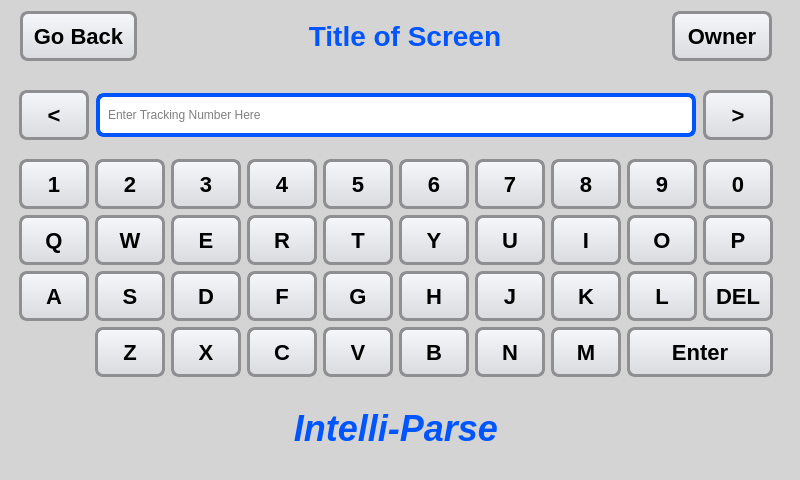
<?xml version="1.0" encoding="UTF-8"?>
<ui version="4.0">
 <class>MainWindow</class>
 <widget class="QMainWindow" name="MainWindow">
  <property name="geometry">
   <rect>
    <x>0</x>
    <y>0</y>
    <width>800</width>
    <height>480</height>
   </rect>
  </property>
  <property name="sizePolicy">
   <sizepolicy hsizetype="Fixed" vsizetype="Fixed">
    <horstretch>0</horstretch>
    <verstretch>0</verstretch>
   </sizepolicy>
  </property>
  <property name="minimumSize">
   <size>
    <width>800</width>
    <height>480</height>
   </size>
  </property>
  <property name="maximumSize">
   <size>
    <width>800</width>
    <height>480</height>
   </size>
  </property>
  <property name="windowTitle">
   <string>Intelli-Parse</string>
  </property>
  <property name="styleSheet">
   <string notr="true">QLabel {
	font: bold 28px Arial;
	background: transparent;
	color: #0055ff;
}
QLabel#Title {
	font: bold italic 36px Arial;
	color: #0055ff; /*Blue to use*/
}

QWidget {
	background: #d4d4d4;
}

/*****Pushbutton****/

QPushButton {
	font: bold 22px Arial;
	color: black;
    border: 3px solid #8f8f91;
    border-radius: 8px;
    padding-left: 10px;
    padding-right: 10px;
    background-color: qlineargradient(x1: 0, y1: 0, x2: 0, y2: 1, stop: 0 #f6f7fa, stop: 1 #dadbde);
    min-width: 74px;   /* 6 less because of the padding*/
    min-height: 44px; /* 6 less because of the padding*/
}

QPushButton:hover, QPushButton:focus {
	color: black;
    border: 3px solid red;
    background-color: qlineargradient(x1: 0, y1: 0, x2: 0, y2: 1, stop: 0 #f6f7fa, stop: 1 #dadbde);
}

QPushButton:pressed {
	color: white;
	border: 3px solid #8f8f91;
    background-color: qlineargradient(x1: 0, y1: 0, x2: 0, y2: 1, stop: 0 #0055ff, stop: 1 #003cb6);
}

QPushButton:disabled {
	color: #d4d4d4;
	border: 3px solid #d4d4d4;
}

/****Spinbox*****/
QAbstractSpinBox {
	font: bold 28px Arial;
	background-color: white;
	border: 3px solid #bdc3c7;
	padding: 3px 3px;
	border-radius: 6px;
}
QAbstractSpinBox::up-button { width: 0px; }
QAbstractSpinBox::down-button { width: 0px; }

QAbstractSpinBox:focus, QAbstractSpinBox:hover {
	border: 4px solid red;
}

QAbstractSpinBox:read-only, QAbstractSpinBox:disabled {
	background-color: Gainsboro !important;
	color: black;
}
</string>
  </property>
  <widget class="QWidget" name="centralwidget">
   <layout class="QGridLayout" name="gridLayout_2">
    <item row="1" column="1">
     <widget class="QLabel" name="Title">
      <property name="text">
       <string>Intelli-Parse</string>
      </property>
      <property name="alignment">
       <set>Qt::AlignCenter</set>
      </property>
     </widget>
    </item>
    <item row="1" column="2">
     <widget class="QLabel" name="label">
      <property name="maximumSize">
       <size>
        <width>50</width>
        <height>50</height>
       </size>
      </property>
      <property name="text">
       <string/>
      </property>
      <property name="pixmap">
       <pixmap>sd edit.png</pixmap>
      </property>
      <property name="scaledContents">
       <bool>true</bool>
      </property>
     </widget>
    </item>
    <item row="1" column="4">
     <spacer name="horizontalSpacer_3">
      <property name="orientation">
       <enum>Qt::Horizontal</enum>
      </property>
      <property name="sizeHint" stdset="0">
       <size>
        <width>40</width>
        <height>20</height>
       </size>
      </property>
     </spacer>
    </item>
    <item row="1" column="0">
     <widget class="QLabel" name="label_2">
      <property name="maximumSize">
       <size>
        <width>50</width>
        <height>50</height>
       </size>
      </property>
      <property name="text">
       <string/>
      </property>
      <property name="pixmap">
       <pixmap>sd edit.png</pixmap>
      </property>
      <property name="scaledContents">
       <bool>true</bool>
      </property>
     </widget>
    </item>
    <item row="0" column="0" colspan="3">
     <layout class="QGridLayout" name="gridLayout">
      <property name="leftMargin">
       <number>1</number>
      </property>
      <property name="topMargin">
       <number>1</number>
      </property>
      <property name="rightMargin">
       <number>1</number>
      </property>
      <property name="bottomMargin">
       <number>1</number>
      </property>
      <item row="0" column="0">
       <layout class="QGridLayout" name="gridLayout_3">
        <property name="leftMargin">
         <number>10</number>
        </property>
        <property name="topMargin">
         <number>1</number>
        </property>
        <property name="rightMargin">
         <number>10</number>
        </property>
        <property name="bottomMargin">
         <number>1</number>
        </property>
        <item row="0" column="3">
         <spacer name="horizontalSpacer_2">
          <property name="orientation">
           <enum>Qt::Horizontal</enum>
          </property>
          <property name="sizeHint" stdset="0">
           <size>
            <width>40</width>
            <height>20</height>
           </size>
          </property>
         </spacer>
        </item>
        <item row="0" column="0">
         <widget class="QPushButton" name="pb_TLeft">
          <property name="enabled">
           <bool>true</bool>
          </property>
          <property name="minimumSize">
           <size>
            <width>100</width>
            <height>50</height>
           </size>
          </property>
          <property name="text">
           <string>Go Back</string>
          </property>
         </widget>
        </item>
        <item row="0" column="2">
         <widget class="QLabel" name="ScreenTitle">
          <property name="minimumSize">
           <size>
            <width>400</width>
            <height>0</height>
           </size>
          </property>
          <property name="text">
           <string>Title of Screen</string>
          </property>
          <property name="alignment">
           <set>Qt::AlignCenter</set>
          </property>
         </widget>
        </item>
        <item row="0" column="5">
         <widget class="QPushButton" name="pb_TRight">
          <property name="minimumSize">
           <size>
            <width>100</width>
            <height>50</height>
           </size>
          </property>
          <property name="text">
           <string>Owner</string>
          </property>
         </widget>
        </item>
        <item row="0" column="1">
         <spacer name="horizontalSpacer">
          <property name="orientation">
           <enum>Qt::Horizontal</enum>
          </property>
          <property name="sizeHint" stdset="0">
           <size>
            <width>40</width>
            <height>20</height>
           </size>
          </property>
         </spacer>
        </item>
       </layout>
      </item>
      <item row="3" column="0">
       <widget class="QStackedWidget" name="stackedWidget">
        <property name="currentIndex">
         <number>2</number>
        </property>
        <widget class="QWidget" name="FirstPage">
         <property name="styleSheet">
          <string notr="true">QPushButton {
	font: bold 22px Arial;
	color: black;
    border: 3px solid #8f8f91;
    border-radius: 8px;
    padding-left: 10px;
    padding-right: 10px;
    background-color: qlineargradient(x1: 0, y1: 0, x2: 0, y2: 1, stop: 0 #f6f7fa, stop: 1 #dadbde);
    min-width: 74px;   /* 6 less because of the padding*/
    min-height: 144px; /* 6 less because of the padding*/
}

QPushButton:hover, QPushButton:focus {
	color: black;
    border: 3px solid red;
    background-color: qlineargradient(x1: 0, y1: 0, x2: 0, y2: 1, stop: 0 #f6f7fa, stop: 1 #dadbde);
}

QPushButton:pressed {
	color: white;
	border: 3px solid #8f8f91;
    background-color: qlineargradient(x1: 0, y1: 0, x2: 0, y2: 1, stop: 0 #0055ff, stop: 1 #003cb6);
}

QPushButton:disabled {
	color: #d4d4d4;
	border: 3px solid #d4d4d4;
}
</string>
         </property>
         <layout class="QHBoxLayout" name="horizontalLayout_5">
          <item>
           <layout class="QHBoxLayout" name="horizontalLayout">
            <item>
             <widget class="QPushButton" name="pb_BarcodeTrue">
              <property name="minimumSize">
               <size>
                <width>100</width>
                <height>150</height>
               </size>
              </property>
              <property name="text">
               <string>I have Tracking Barcode</string>
              </property>
             </widget>
            </item>
            <item>
             <widget class="QPushButton" name="pb_BarcodeFalse">
              <property name="minimumSize">
               <size>
                <width>100</width>
                <height>150</height>
               </size>
              </property>
              <property name="text">
               <string>No Barcode</string>
              </property>
             </widget>
            </item>
           </layout>
          </item>
         </layout>
        </widget>
        <widget class="QWidget" name="ScanBarcode">
         <layout class="QHBoxLayout" name="horizontalLayout_4">
          <item>
           <layout class="QHBoxLayout" name="horizontalLayout_2">
            <property name="sizeConstraint">
             <enum>QLayout::SetDefaultConstraint</enum>
            </property>
            <item>
             <layout class="QVBoxLayout" name="verticalLayout_2">
              <item>
               <widget class="QLabel" name="lbl_Instruct1">
                <property name="text">
                 <string>Scan Here -&gt;</string>
                </property>
                <property name="alignment">
                 <set>Qt::AlignCenter</set>
                </property>
               </widget>
              </item>
              <item>
               <widget class="QPushButton" name="pb_notworking">
                <property name="text">
                 <string>Not Working?</string>
                </property>
               </widget>
              </item>
             </layout>
            </item>
            <item>
             <widget class="QFrame" name="frame">
              <property name="minimumSize">
               <size>
                <width>550</width>
                <height>300</height>
               </size>
              </property>
              <property name="frameShape">
               <enum>QFrame::Box</enum>
              </property>
              <property name="frameShadow">
               <enum>QFrame::Raised</enum>
              </property>
             </widget>
            </item>
           </layout>
          </item>
         </layout>
        </widget>
        <widget class="QWidget" name="KeyInTrackNum">
         <property name="styleSheet">
          <string notr="true">QPushButton {
	font: bold 22px Arial;
	color: black;
    border: 3px solid #8f8f91;
    border-radius: 8px;
    padding-left: 10px;
    padding-right: 10px;
    background-color: qlineargradient(x1: 0, y1: 0, x2: 0, y2: 1, stop: 0 #f6f7fa, stop: 1 #dadbde);
    min-width: 44px;   /* 6 less because of the padding*/
    min-height: 44px; /* 6 less because of the padding*/
}

QPushButton:hover, QPushButton:focus {
	color: black;
    border: 3px solid red;
    background-color: qlineargradient(x1: 0, y1: 0, x2: 0, y2: 1, stop: 0 #f6f7fa, stop: 1 #dadbde);
}

QPushButton:pressed {
	color: white;
	border: 3px solid #8f8f91;
    background-color: qlineargradient(x1: 0, y1: 0, x2: 0, y2: 1, stop: 0 #0055ff, stop: 1 #003cb6);
}

QPushButton:disabled {
	color: #d4d4d4;
	border: 3px solid #d4d4d4;
}

/********Line Edit*********/

QLineEdit {
  font: bold 16pt &quot;Liberation Sans Narrow&quot;;
  color: black;
  border: 1px solid #ccc;
  padding: 3px 6px;
  border-radius: 8px;
  margin: 1%;
  background:white;
  /*background-color:transparent;*/
  border:4px solid #0055ff;
  min-height: 30px;
  max-height: 30px;
}

QLineEdit:hover, QLineEdit:focus{background:none; border:4px solid red}

QLineEdit:disabled{
  background:grey;
  border-right:4px solid #bbb;
  border-left:4px solid #bbb;
}
QLineEdit:read-only,QLineEdit:hover:read-only {
  background:url(:/images/ControlButtons/txbx_readonly.png) no-repeat center;
  border:3px solid #eee;  
  border-left: 4px solid #ddd;  
  border-right: 4px solid #ddd; 
}
</string>
         </property>
         <layout class="QHBoxLayout" name="horizontalLayout_6">
          <item>
           <layout class="QVBoxLayout" name="verticalLayout_3">
            <item>
             <layout class="QHBoxLayout" name="horizontalLayout_3">
              <item>
               <widget class="QPushButton" name="pb_movecursorbackward">
                <property name="text">
                 <string>&lt;</string>
                </property>
               </widget>
              </item>
              <item>
               <widget class="QLineEdit" name="TrackinglineEdit">
                <property name="mouseTracking">
                 <bool>true</bool>
                </property>
                <property name="focusPolicy">
                 <enum>Qt::NoFocus</enum>
                </property>
                <property name="text">
                 <string/>
                </property>
                <property name="dragEnabled">
                 <bool>true</bool>
                </property>
                <property name="placeholderText">
                 <string>Enter Tracking Number Here</string>
                </property>
               </widget>
              </item>
              <item>
               <widget class="QPushButton" name="pb_movecursorforward">
                <property name="text">
                 <string>&gt;</string>
                </property>
               </widget>
              </item>
             </layout>
            </item>
            <item>
             <layout class="QGridLayout" name="gridLayout_4">
              <item row="0" column="2">
               <widget class="QPushButton" name="pb_num3">
                <property name="text">
                 <string>3</string>
                </property>
               </widget>
              </item>
              <item row="1" column="4">
               <widget class="QPushButton" name="pb_T">
                <property name="text">
                 <string>T</string>
                </property>
               </widget>
              </item>
              <item row="1" column="5">
               <widget class="QPushButton" name="pb_Y">
                <property name="text">
                 <string>Y</string>
                </property>
               </widget>
              </item>
              <item row="0" column="1">
               <widget class="QPushButton" name="pb_num2">
                <property name="text">
                 <string>2</string>
                </property>
               </widget>
              </item>
              <item row="1" column="2">
               <widget class="QPushButton" name="pb_E">
                <property name="text">
                 <string>E</string>
                </property>
               </widget>
              </item>
              <item row="0" column="8">
               <widget class="QPushButton" name="pb_num9">
                <property name="text">
                 <string>9</string>
                </property>
               </widget>
              </item>
              <item row="0" column="6">
               <widget class="QPushButton" name="pb_num7">
                <property name="text">
                 <string>7</string>
                </property>
               </widget>
              </item>
              <item row="2" column="0">
               <widget class="QPushButton" name="pb_A">
                <property name="text">
                 <string>A</string>
                </property>
               </widget>
              </item>
              <item row="1" column="1">
               <widget class="QPushButton" name="pb_W">
                <property name="text">
                 <string>W</string>
                </property>
               </widget>
              </item>
              <item row="0" column="0">
               <widget class="QPushButton" name="pb_num1">
                <property name="text">
                 <string>1</string>
                </property>
               </widget>
              </item>
              <item row="1" column="3">
               <widget class="QPushButton" name="pb_R">
                <property name="text">
                 <string>R</string>
                </property>
               </widget>
              </item>
              <item row="0" column="5">
               <widget class="QPushButton" name="pb_num6">
                <property name="text">
                 <string>6</string>
                </property>
               </widget>
              </item>
              <item row="1" column="0">
               <widget class="QPushButton" name="pb_Q">
                <property name="text">
                 <string>Q</string>
                </property>
               </widget>
              </item>
              <item row="0" column="4">
               <widget class="QPushButton" name="pb_num5">
                <property name="text">
                 <string>5</string>
                </property>
               </widget>
              </item>
              <item row="0" column="7">
               <widget class="QPushButton" name="pb_num8">
                <property name="text">
                 <string>8</string>
                </property>
               </widget>
              </item>
              <item row="0" column="3">
               <widget class="QPushButton" name="pb_num4">
                <property name="text">
                 <string>4</string>
                </property>
               </widget>
              </item>
              <item row="0" column="9">
               <widget class="QPushButton" name="pb_num0">
                <property name="text">
                 <string>0</string>
                </property>
               </widget>
              </item>
              <item row="1" column="6">
               <widget class="QPushButton" name="pb_U">
                <property name="text">
                 <string>U</string>
                </property>
               </widget>
              </item>
              <item row="1" column="7">
               <widget class="QPushButton" name="pb_I">
                <property name="text">
                 <string>I</string>
                </property>
               </widget>
              </item>
              <item row="2" column="7">
               <widget class="QPushButton" name="pb_K">
                <property name="text">
                 <string>K</string>
                </property>
               </widget>
              </item>
              <item row="1" column="8">
               <widget class="QPushButton" name="pb_O">
                <property name="text">
                 <string>O</string>
                </property>
               </widget>
              </item>
              <item row="1" column="9">
               <widget class="QPushButton" name="pb_P">
                <property name="text">
                 <string>P</string>
                </property>
               </widget>
              </item>
              <item row="2" column="1">
               <widget class="QPushButton" name="pb_S">
                <property name="text">
                 <string>S</string>
                </property>
               </widget>
              </item>
              <item row="2" column="2">
               <widget class="QPushButton" name="pb_D">
                <property name="text">
                 <string>D</string>
                </property>
               </widget>
              </item>
              <item row="2" column="3">
               <widget class="QPushButton" name="pb_F">
                <property name="text">
                 <string>F</string>
                </property>
               </widget>
              </item>
              <item row="2" column="4">
               <widget class="QPushButton" name="pb_G">
                <property name="text">
                 <string>G</string>
                </property>
               </widget>
              </item>
              <item row="2" column="5">
               <widget class="QPushButton" name="pb_H">
                <property name="text">
                 <string>H</string>
                </property>
               </widget>
              </item>
              <item row="2" column="6">
               <widget class="QPushButton" name="pb_J">
                <property name="text">
                 <string>J</string>
                </property>
               </widget>
              </item>
              <item row="2" column="8">
               <widget class="QPushButton" name="pb_L">
                <property name="text">
                 <string>L</string>
                </property>
               </widget>
              </item>
              <item row="3" column="7">
               <widget class="QPushButton" name="pb_M">
                <property name="text">
                 <string>M</string>
                </property>
               </widget>
              </item>
              <item row="3" column="6">
               <widget class="QPushButton" name="pb_N">
                <property name="text">
                 <string>N</string>
                </property>
               </widget>
              </item>
              <item row="3" column="5">
               <widget class="QPushButton" name="pb_B">
                <property name="text">
                 <string>B</string>
                </property>
               </widget>
              </item>
              <item row="3" column="4">
               <widget class="QPushButton" name="pb_V">
                <property name="text">
                 <string>V</string>
                </property>
               </widget>
              </item>
              <item row="3" column="3">
               <widget class="QPushButton" name="pb_C">
                <property name="text">
                 <string>C</string>
                </property>
               </widget>
              </item>
              <item row="3" column="2">
               <widget class="QPushButton" name="pb_X">
                <property name="text">
                 <string>X</string>
                </property>
               </widget>
              </item>
              <item row="3" column="1">
               <widget class="QPushButton" name="pb_Z">
                <property name="text">
                 <string>Z</string>
                </property>
               </widget>
              </item>
              <item row="3" column="8" colspan="2">
               <widget class="QPushButton" name="pb_numEnter">
                <property name="minimumSize">
                 <size>
                  <width>70</width>
                  <height>50</height>
                 </size>
                </property>
                <property name="maximumSize">
                 <size>
                  <width>150</width>
                  <height>150</height>
                 </size>
                </property>
                <property name="text">
                 <string>Enter</string>
                </property>
               </widget>
              </item>
              <item row="2" column="9">
               <widget class="QPushButton" name="pb_DEL">
                <property name="text">
                 <string>DEL</string>
                </property>
               </widget>
              </item>
             </layout>
            </item>
           </layout>
          </item>
         </layout>
        </widget>
       </widget>
      </item>
     </layout>
    </item>
   </layout>
  </widget>
  <widget class="QMenuBar" name="menubar">
   <property name="geometry">
    <rect>
     <x>0</x>
     <y>0</y>
     <width>800</width>
     <height>21</height>
    </rect>
   </property>
  </widget>
  <widget class="QStatusBar" name="statusbar"/>
 </widget>
 <resources/>
 <connections/>
</ui>
